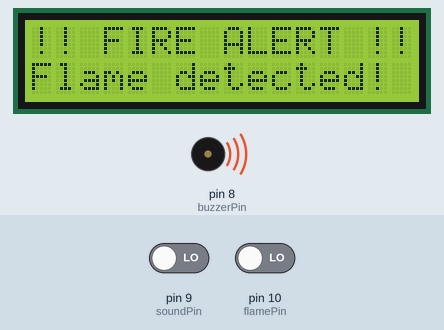
This sketch was run on a simulated Arduino Uno, built with avr-gcc and run on an emulated ATmega328P. Shown: 16×2 character LCD, buzzer (waves = sounding, pin HIGH). Inputs (shaded band) come from the test bench; at power-on: pin 10 (flamePin) LOW, pin 9 (soundPin) LOW.

Above: at 2.63 s.
2.8 s: pin 10 (flamePin) driven HIGH
At 3.8 s:
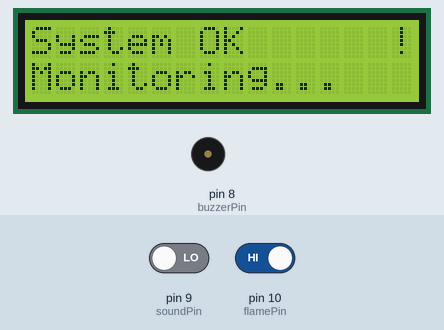
4.6 s: pin 9 (soundPin) driven HIGH
At 5.2 s:
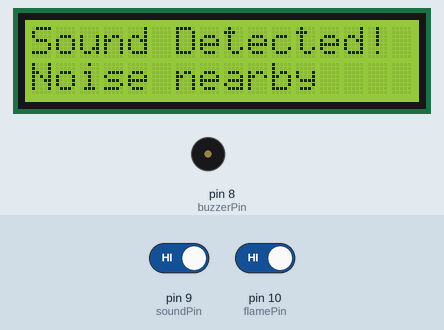
7.8 s: pin 9 (soundPin) driven LOW
At 9.2 s:
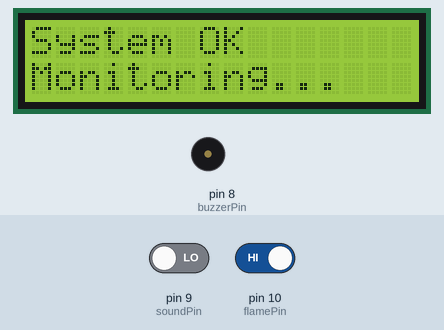
9.5 s: pin 10 (flamePin) driven LOW
At 9.76 s:
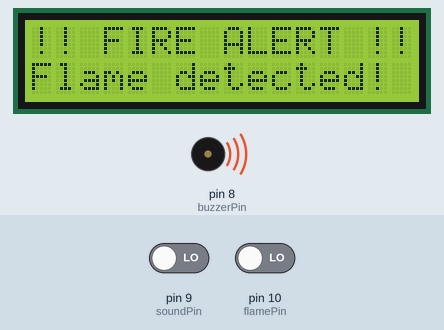
Timing chart, 0 to 12.5 s (numbered marks = the images above; inputs shaded):
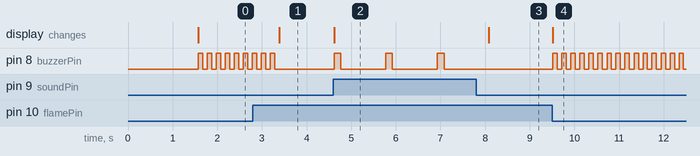

The sketch:

FireSoundAlert.ino
```cpp
/*
  Fire + Sound Alert System
  - Flame sensor (HW-484) -> Pin 10 (DO)
  - Sound sensor -> Pin 9 (OUT)
  - Buzzer -> Pin 8
  - LCD shows live status
*/
#include <LiquidCrystal.h>
LiquidCrystal lcd(7, 6, 5, 4, 3, 2);
const int buzzerPin = 8;
const int soundPin = 9;
const int flamePin = 10;
unsigned long messageTime = 0;
const unsigned long messageDuration = 2000; // how long alert stays on screen
bool showingAlert = false;
void setup() {
  lcd.begin(16, 2);
  pinMode(buzzerPin, OUTPUT);
  pinMode(soundPin, INPUT);
  pinMode(flamePin, INPUT);
  lcd.setCursor(0, 0);
  lcd.print("Alert System");
  lcd.setCursor(0, 1);
  lcd.print("Starting...");
  delay(1500);
  lcd.clear();
}
void loop() {
  bool flameDetected = (digitalRead(flamePin) == LOW);   // HW-484: LOW = flame detected
  bool soundDetected = (digitalRead(soundPin) == HIGH);  // sound module: HIGH = loud sound
  if (flameDetected) {
    lcd.clear();
    lcd.setCursor(0, 0);
    lcd.print("!! FIRE ALERT !!");
    lcd.setCursor(0, 1);
    lcd.print("Flame detected!");
    // fast continuous beeping for fire
    for (int i = 0; i < 3; i++) {
      digitalWrite(buzzerPin, HIGH);
      delay(100);
      digitalWrite(buzzerPin, LOW);
      delay(100);
    }
    return; // skip rest of loop, re-check immediately
  }
  if (soundDetected) {
    lcd.clear();
    lcd.setCursor(0, 0);
    lcd.print("Sound Detected!");
    lcd.setCursor(0, 1);
    lcd.print("Noise nearby");
    digitalWrite(buzzerPin, HIGH);
    delay(150);
    digitalWrite(buzzerPin, LOW);
    delay(1000); // keep message visible briefly
    return;
  }
  // Idle state - nothing detected
  lcd.setCursor(0, 0);
  lcd.print("System OK      ");
  lcd.setCursor(0, 1);
  lcd.print("Monitoring...  ");
  digitalWrite(buzzerPin, LOW);
  delay(200);
}
```

Measured:
- after the input at 2.8 s, pin 8 (buzzerPin): goes on until 3.3 s, then stays LOW; the display: changes after 0.59 s (image 1)
- after the input at 4.6 s, pin 8 (buzzerPin): alternates HIGH for 0.15 s and LOW for 1.0 s, starting at once; the display: changes at once (image 2)
- after the input at 7.8 s, pin 8 (buzzerPin): stops changing and stays LOW; the display: changes after 0.29 s (image 3)
- after the input at 9.5 s, pin 8 (buzzerPin): alternates HIGH for 0.10 s and LOW for 0.10 s, starting at once; the display: changes at once (image 4)
- by itself, pin 8 (buzzerPin): alternates HIGH for 0.10 s and LOW for 0.10 s
